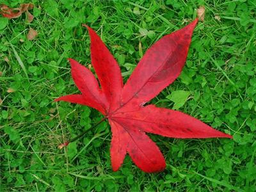
#> input picture hw1_material/part2/testdata/1.png, 256 x 192 px, shrunk from 400 x 300 before the run
$ python main.py
#> lines starting #> are read from the running program, lines starting #| are printed output that depends on the picture
### hw1_material/part2/JBF.py

import numpy as np
import cv2

class Joint_bilateral_filter(object):
    def __init__(self, sigma_s, sigma_r):
        self.sigma_r = sigma_r
        self.sigma_s = sigma_s
        self.wndw_size = 6*sigma_s+1
        self.pad_w = 3*sigma_s
        offset = np.arange(-self.pad_w, self.pad_w + 1, dtype=np.float64)
        x, y = np.meshgrid(offset, offset)
        self.G_s = np.exp(-(x**2 + y**2) / (2 * self.sigma_s**2))


    def joint_bilateral_filter(self, img, guidance):
        BORDER_TYPE = cv2.BORDER_REFLECT
        padded_img = cv2.copyMakeBorder(img, self.pad_w, self.pad_w, self.pad_w, self.pad_w, BORDER_TYPE).astype(np.int32)
        padded_guidance = cv2.copyMakeBorder(guidance, self.pad_w, self.pad_w, self.pad_w, self.pad_w, BORDER_TYPE).astype(np.int32)

        ### TODO ###
        padded_guidance = padded_guidance / 255.0
        h, w = img.shape[:2]
        output = np.zeros_like(img, dtype=np.float64)

        # Precompute spatial kernel (fixed for the entire image)

        for i in range(h):
            for j in range(w):
                i_p, j_p = i + self.pad_w, j + self.pad_w # Adjusted index in padded image

                # Extract local window
                img_window = padded_img[i_p - self.pad_w:i_p + self.pad_w + 1, j_p - self.pad_w:j_p + self.pad_w + 1]
                guidance_window = padded_guidance[i_p - self.pad_w:i_p + self.pad_w + 1, j_p - self.pad_w:j_p + self.pad_w + 1]

                # Compute range kernel G_r using guidance image
                if guidance.ndim == 2:  # Grayscale image
                    G_r = np.exp(-((guidance_window - padded_guidance[i_p, j_p])**2) / (2 * self.sigma_r**2))
                else:  # RGB image
                    diff_r = (guidance_window[:, :, 0] - padded_guidance[i_p, j_p, 0])**2
                    diff_g = (guidance_window[:, :, 1] - padded_guidance[i_p, j_p, 1])**2
                    diff_b = (guidance_window[:, :, 2] - padded_guidance[i_p, j_p, 2])**2
                    G_r = np.exp(-(diff_r + diff_g + diff_b) / (2 * self.sigma_r**2))

                # Compute final joint bilateral weights
                weights = self.G_s * G_r

                if img.ndim == 2:  # Grayscale image
                    output[i, j] = np.sum(weights * img_window) / np.sum(weights)
                else:  # RGB image (process each channel separately)
                    output[i, j] = np.sum(weights[..., np.newaxis] * img_window, axis=(0, 1)) / np.sum(weights)

        return np.clip(output, 0, 255).astype(np.uint8)

### hw1_material/part2/main.py
import numpy as np
import cv2
import argparse
import os
from JBF import Joint_bilateral_filter

def calculate_Y(image, wr, wg, wb):
    # Extract R, G, B channels
    R = image[:, :, 0].astype(np.float64)
    G = image[:, :, 1].astype(np.float64)
    B = image[:, :, 2].astype(np.float64)

    # Compute Y channel
    Y = wr * R + wg * G + wb * B

    return Y.astype(np.float64)  # Convert back to uint8 for image processing

def compute_L1_norm(image1, image2):
    """ 計算 L1-norm (絕對誤差總和) """
    return np.sum(np.abs(image1.astype(np.int64) - image2.astype(np.int64)))


def main():
    parser = argparse.ArgumentParser(description='main function of joint bilateral filter')
    parser.add_argument('--image_path', default='./testdata/1.png', help='path to input image')
    parser.add_argument('--setting_path', default='./testdata/1_setting.txt', help='path to setting file')
    args = parser.parse_args()

    img = cv2.imread(args.image_path)
#> img is the input picture: shape (192, 256, 3); mean B, G, R 36.2, 102.2, 81.8
    img_rgb = cv2.cvtColor(img,cv2.COLOR_BGR2RGB)
    img_gray = cv2.cvtColor(img,cv2.COLOR_BGR2GRAY)
    cv2.imwrite("output/gray.png", img_gray)

    ### TODO ###
    with open(args.setting_path, "r") as file:
#> (reads hw1_material/part2/testdata/1_setting.txt from the repository)
        file.readline()
        RGBs = []
        for _ in range(5):
            RGBs += [tuple(float(num) for num in file.readline().strip().split(','))]
        tmp = file.readline().strip().split(',')
        sigma_s,sigma_r = int(tmp[1]),float(tmp[3])

    jbf = Joint_bilateral_filter(sigma_s,sigma_r)

    # 1️⃣ **用原始彩圖作為 guidance 進行 Joint Bilateral Filtering**
    filtered_rgb = jbf.joint_bilateral_filter(img_rgb.astype(np.int64), img_rgb.astype(np.int64))
#> in joint_bilateral_filter, `padded_img = cv2.copyMakeBorder(img, self.pad_w, self.pad_w, self.pad_..`:
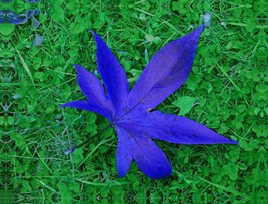
#> padded_img: shape (204, 268, 3) int32; mean of channels 0, 1, 2 78.4, 103.8, 35.7; drawn as B, G, R
#> after the loop in joint_bilateral_filter, `for i in range(h):`:
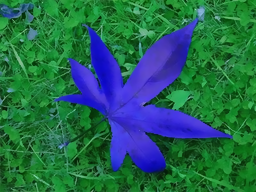
#> output: shape (192, 256, 3) float64; mean of channels 0, 1, 2 81.7, 102.4, 36; drawn as B, G, R
    cv2.imwrite("output/filtered_rgb.png", cv2.cvtColor(filtered_rgb, cv2.COLOR_RGB2BGR))

    # 2️⃣ **用不同參數的灰階影像作為 guidance**
    grayscale_images = [cv2.cvtColor(img, cv2.COLOR_BGR2GRAY)]  # OpenCV 預設灰階
    grayscale_images += [calculate_Y(img_rgb, RGB[0], RGB[1], RGB[2]) for RGB in RGBs]
#> in calculate_Y, `G = image[:, :, 1].astype(np.float64)`:
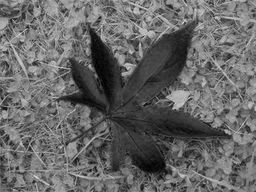
#> G: shape (192, 256) float64; min 0, max 228, mean 102.2
#> in calculate_Y (call 5), `Y = wr * R + wg * G + wb * B`:
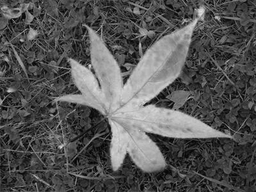
#> Y: shape (192, 256) float64; min 2, max 225.8, mean 85.8
#> grayscale_images = 6 items

    best_cost = float('inf')
    worst_cost = float('-inf')
    best_gray_index, worst_gray_index = -1, -1
    filtered_best, filtered_worst = None, None
    gray_best, gray_worst = None, None

    # 3️⃣ **Apply JBF with grayscale images as guidance and compute L1-norm**
    for i, gray_img in enumerate(grayscale_images):
        filtered_gray_guided_rgb = jbf.joint_bilateral_filter(img_rgb.astype(np.int64), gray_img.astype(np.int64))

        # Compute L1 Norm
        L1_norm = compute_L1_norm(filtered_rgb, filtered_gray_guided_rgb)
        print(f"Grayscale Image {i}: L1 Norm = {L1_norm}")

        # Store best and worst results
        if L1_norm < best_cost:
            best_cost = L1_norm
            best_gray_index = i
            filtered_best = filtered_gray_guided_rgb
            gray_best = gray_img

        if L1_norm > worst_cost:
            worst_cost = L1_norm
            worst_gray_index = i
            filtered_worst = filtered_gray_guided_rgb
            gray_worst = gray_img
#> this loop made 6 passes
#> (L1_norm, best_cost, best_gray_index, worst_cost, worst_gray_index) on pass 1: (590994, 590994, 0, 590994, 0)
#> (L1_norm, worst_cost, worst_gray_index) on pass 2: (769882, 769882, 1)
#| Grayscale Image 0: L1 Norm = 590994
#| Grayscale Image 1: L1 Norm = 769882
#| Grayscale Image 2: L1 Norm = 630632
#| Grayscale Image 3: L1 Norm = 731359
#| Grayscale Image 4: L1 Norm = 655728
#| Grayscale Image 5: L1 Norm = 508777
#> pass 1, in joint_bilateral_filter (call 2), `padded_guidance = cv2.copyMakeBorder(guidance, self.pad_w, self.pad_w,..`:
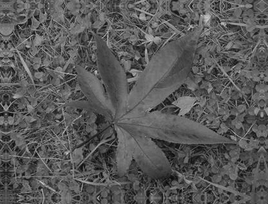
#> padded_guidance: shape (204, 268) int32; min 6, max 202, mean 88.4
#> pass 2, in joint_bilateral_filter (call 3), `padded_guidance = cv2.copyMakeBorder(guidance, self.pad_w, self.pad_w,..`:
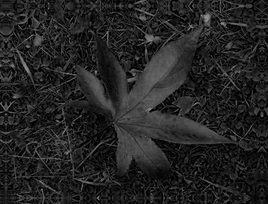
#> padded_guidance: shape (204, 268) int32; min 0, max 152, mean 35.7
#> after the loop:
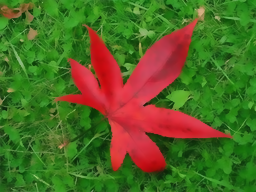
#> filtered_best: shape (192, 256, 3); mean R, G, B 81.3, 102, 35.6
#> after the loop, best_cost = 508777; best_gray_index = 5; worst_cost = 769882; worst_gray_index = 1

    # 4️⃣ **Save best & worst grayscale and their filtered results**
    cv2.imwrite("output/filtered_lowest_cost.png", cv2.cvtColor(filtered_best, cv2.COLOR_RGB2BGR))
    cv2.imwrite("output/filtered_highest_cost.png", cv2.cvtColor(filtered_worst, cv2.COLOR_RGB2BGR))
    cv2.imwrite("output/gray_lowest_cost.png", gray_best)
    cv2.imwrite("output/gray_highest_cost.png", gray_worst)

    print(f"Best grayscale image index: {best_gray_index} with L1 Norm = {best_cost}")
#| Best grayscale image index: 5 with L1 Norm = 508777
    print(f"Worst grayscale image index: {worst_gray_index} with L1 Norm = {worst_cost}")
#| Worst grayscale image index: 1 with L1 Norm = 769882


if __name__ == '__main__':
    main()
